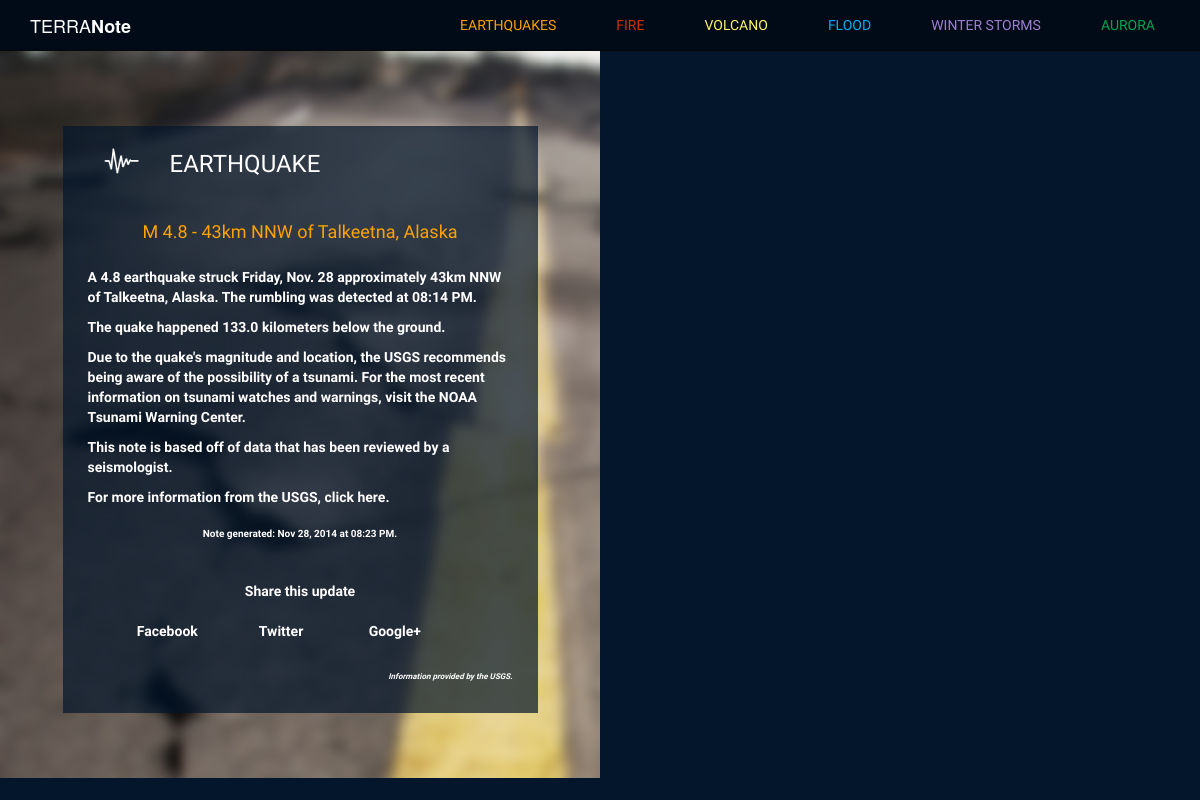
Page /note_example on the earlier database version.
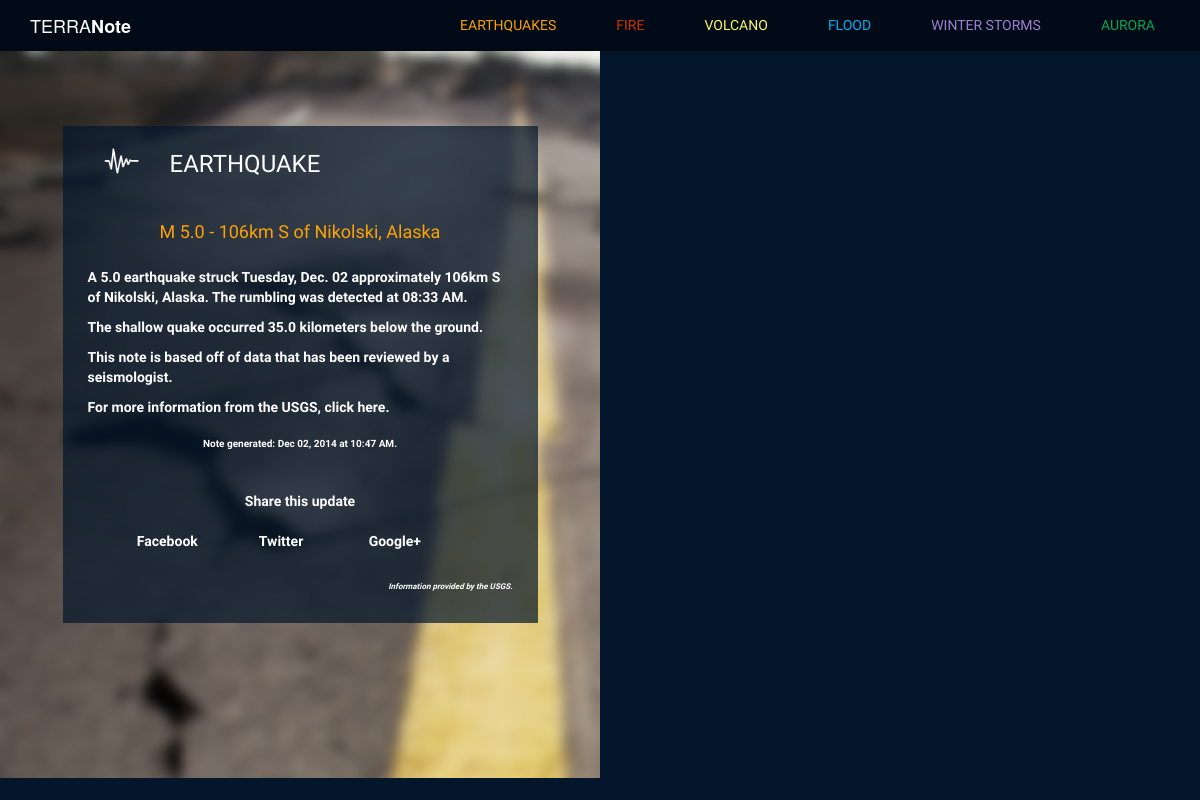
Same page on the later database version.
### model.py (models this page shows)
class Quake(Base):
    __tablename__ = "quakes"
    quake_id = Column(String(50), primary_key = True)
    quake_title = Column(String, nullable = False)
    quake_type = Column(String(25), nullable = False)
    magnitude = Column(Float, nullable = False)
    place = Column(String, nullable = False)
    latitude = Column(Float, nullable = False)
    longitude = Column(Float, nullable = False)
    depth = Column(Float, nullable = False)
    quake_datetime = Column(DateTime, nullable = False)
    url = Column(String, nullable = False)
    seismictype = Column(String, nullable = False)
    status = Column(String, nullable = False)
    felt = Column(Integer, nullable = True)
    tsunami = Column(Integer, nullable = True)
    recordtime = Column(DateTime, nullable = False)

### note.py (the view)
@app.route("/note_example")
def note():
	quake = db_session.query(Quake).order_by(Quake.quake_datetime.desc()).first()
	return render_template("quake.html", quake=quake)

### templates/quake.html (shortened to what this page needs)
{% extends 'base.html' %}
{% block body %}
<div class="notepage">
	<div class="col-sm-6" id="quake-background">
		<div class="col-sm-1"></div>
			<div class="col-sm-10"  id="note-background">
				<div class="note">
					{% if quake.seismictype == 'earthquake' %}
						<div class="row">
							<div class="header">
								<img class="icon" src="/static/images/quake-icon.png"/>
								<h3 class="type">EARTHQUAKE</h3>
							</div>
						</div>
						<div class="headline quake-orange">
							<h4>{{ quake.quake_title }}</h4>
						</div>
						<div class="summary">
							<p>A {{ quake.magnitude }} earthquake struck {{ quake.quake_datetime.strftime('%A') }}, {{ quake.quake_datetime.strftime('%b. %d') }} approximately {{ quake.place }}. The rumbling was detected at {{ quake.quake_datetime.strftime('%I:%M %p') }}.
								{% if quake.depth <= 70 %}
									<p>The shallow quake occurred {{ quake.depth }} kilometers below the ground.</p>
									{% elif quake.depth > 300 %}
									<p>The deep quake occurred {{ quake.depth }} kilometers below the earth's surface.</p>
									{% else %}
									<p>The quake happened {{ quake.depth }} kilometers below the ground.</p>
								{% endif %}
							<div class="tsunami">
								{% if quake.tsunami == 1 %}
								<p>Due to the quake's magnitude and location, the USGS recommends being aware of the possibility of a tsunami. For the most recent information on tsunami watches and warnings, visit the <a href="http://www.tsunami.gov/">NOAA Tsunami Warning Center</a>.
								{% endif %}
							</div>
							<div class="review_status">
								{% if quake.status == 'automatic' %}
								<p>This note is based off of computer-generated data and has not yet been reviewed by a seismologist.</p>
								{% else %}
								<p>This note is based off of data that has been reviewed by a seismologist.</p>
								{% endif %}
								<p>For more information from the USGS, click <a href="{{ quake.url }}">here.</a></p>
							</div>
						</div>
						{% endif %}
					<div class="post-time">
						Note generated: {{ quake.recordtime.strftime('%b %d, %Y at %I:%M %p') }}.
					</div>
					<div class="share">
						<div class="row" id="share">
						Share this update
						</div>
						<div class="row">
							<div class="col-sm-1"></div>
                            <div class="col-sm-3"><a href="">Facebook</a></div>
                            <div class="col-sm-3"><a href="">Twitter</a></div>
                            <div class="col-sm-3"><a href="">Google+</a></div>
                            <div class="col-sm-2"></div>
						</div>
					</div>
					<div class="attribution">
						<em>Information provided by the USGS.</em>
					</div>
				</div>
			</div>
		<div class="col-sm-1"></div>
	</div>
	<div class="col-sm-6">
			<div class="row">
				<div id="single-map"></div>
			</div>
	</div>
</div>
{% endblock %}

Differences in the rows shown:
no longer on this page (row unchanged): Quake: quake_title "M 4.8 - 43km NNW of Talkeetna, Alaska", magnitude "4.8", quake_datetime "Friday", quake_datetime "Nov. 28", place "43km NNW of Talkeetna, Alaska", quake_datetime "08:14 PM", depth "133.0", recordtime "Nov 28, 2014 at 08:23 PM"
added Quake: quake_title "M 5.0 - 106km S of Nikolski, Alaska", magnitude "5.0", quake_datetime "Tuesday", quake_datetime "Dec. 02", place "106km S of Nikolski, Alaska", quake_datetime "08:33 AM", depth "35.0", recordtime "Dec 02, 2014 at 10:47 AM"
Other differences:
text no longer shown: "The quake happened Due to the quake's magnitude and location, the USGS recommends being aware of the possibility of a tsunami. For the most recent information on tsunami watches and warnings, visit the NOAA Tsunami Warning Center ."
text now shown: "The shallow quake occurred"
